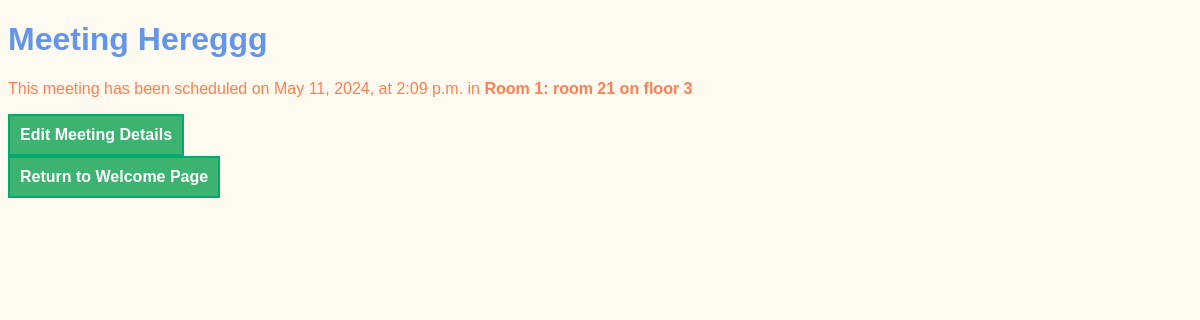
The app's page /meetings/1, older data.
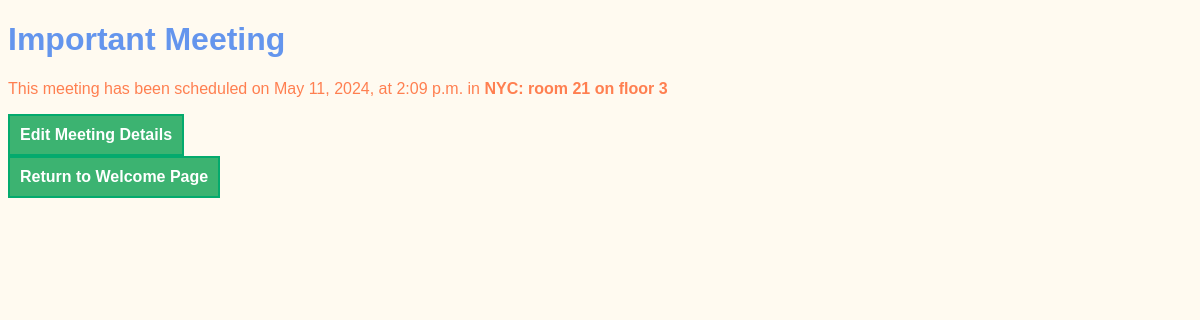
The same page, newer data.
### meetings/models.py (models this page shows, shortened)
class Meeting(models.Model):
    title = models.CharField(max_length=200)
    date = models.DateField()
    start_time = models.TimeField(default=time(9))
    duration = models.IntegerField(default=1)
    room = models.ForeignKey('Room', on_delete=models.CASCADE)

class Room(models.Model):
    name = models.CharField(max_length=50)
    floor_number = models.IntegerField()
    room_number = models.IntegerField()
    def __str__(self):
        return f"{self.name}: room {self.room_number} on floor {self.floor_number}"

### meetings/views.py (the view)
# urls.py: path('<int:id>', views.detail, name="detail"),
def detail(request, id):
    meeting = get_object_or_404(Meeting, pk=id)
    return render(request, "meetings/detail.html", {"meeting": meeting})

### meetings/templates/meetings/detail.html (shortened to what this page needs)
{% extends "base.html" %}
{% block content %}
    <h1>{{ meeting.title }}</h1>
    <p>
        This meeting has been scheduled on {{ meeting.date }}, at
        {{ meeting.start_time }} in <strong>{{ meeting.room }}</strong>
    </p>
    <a href="{% url 'edit' meeting.id %}">Edit Meeting Details</a>
    <br>
    <a href="{% url 'welcome' %}">Return to Welcome Page</a>
{% endblock %}

Row changes from the older to the newer data that the page shows:
changed Meeting: title "Meeting Hereggg" → "Important Meeting"; room "Room 1: room 21 on floor 3" → "NYC: room 21 on floor 3"
